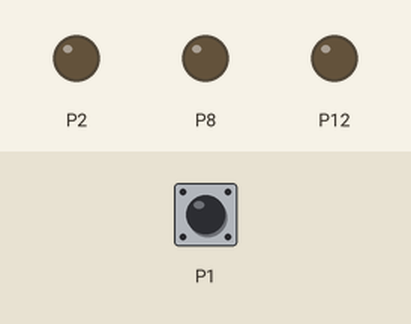
A program run on a simulated BBC micro:bit running MicroPython. Shown: output pins drawn as LEDs (lit = HIGH). Inputs (shaded band) come from the test bench; at power-on: P1 LOW. What the program prints to the serial console is not drawn.

Above: at 1.2 s.
1.3 s: P1 pulled HIGH for 0.15 s
At 2.5 s:
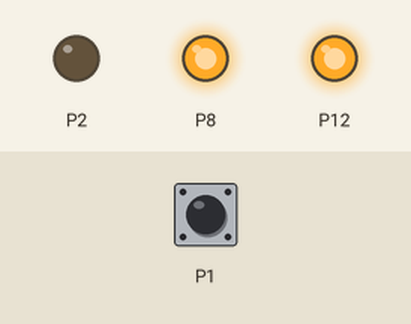
2.9 s: P1 pulled HIGH for 1 s
At 5.1 s:
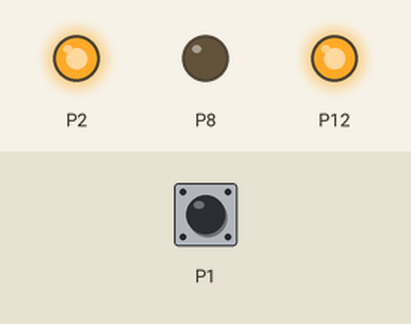
5.4 s: P1 pulled HIGH for 0.15 s
At 6.7 s:
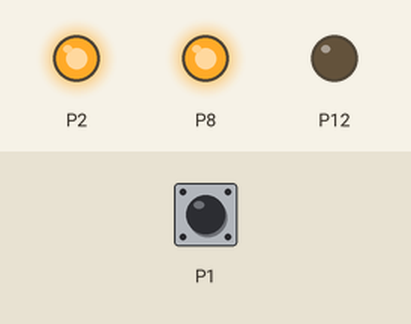
7.0 s: P1 pulled HIGH for 3.2 s
At 11.7 s:
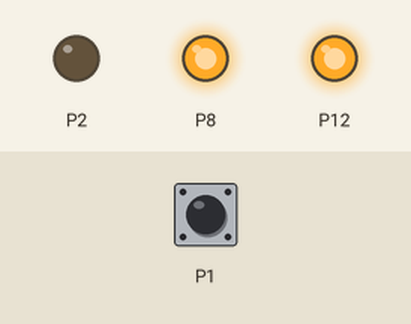
Timing chart, 0 to 12.7 s (numbered marks = the images above; inputs shaded):
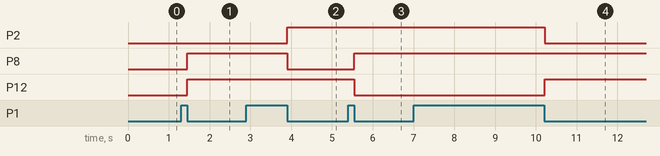

Measured:
- after the input at 1.3 s, P8, P12: LOW → HIGH after 0.15 s
- after the input at 2.9 s, P2: LOW → HIGH after 1.0 s; P8: HIGH → LOW after 1.0 s
- after the input at 5.4 s, P8: LOW → HIGH after 0.15 s; P12: HIGH → LOW after 0.15 s
- after the input at 7.0 s, P2: HIGH → LOW after 3.2 s; P12: LOW → HIGH after 3.2 s

The program:

q7.py
```python
from microbit import *
display.clear()
a=0
b=0

while True:
    # if pin1.read_digital():
    #     sleep(50)
    #     if a==0:
    #         b+=1
    #     a=1
    # else:
    #     if a==1:
    #         a=0
    if pin1.read_digital()!=0:
        sleep(50)
        # b+=1
        if pin1.read_digital()==0:
            b+=1
        if b>3:
            b=1

        if b==1:
            pin2.write_digital(0)
            pin8.write_digital(1)
            pin12.write_digital(1)
        if b==2:
            pin2.write_digital(1)
            pin8.write_digital(0)
            pin12.write_digital(1)
        if b==3:
            pin2.write_digital(1)
            pin8.write_digital(1)
            pin12.write_digital(0)

    print(b)
 
```
